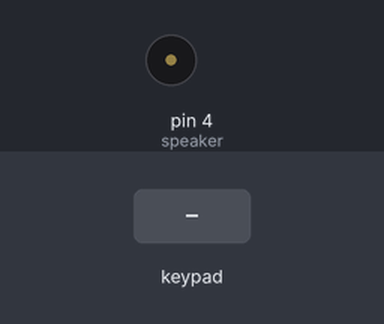
A sketch run on a simulated Arduino Uno, built with avr-gcc and run on an emulated ATmega328P. Shown: buzzer (waves = sounding). Inputs (shaded band) come from the test bench.

Above: at 1.2 s.
1.3 s: keypad keys 1 3 1 2 1 1 1 0 pressed 0.4 s apart
At 1.45 s:
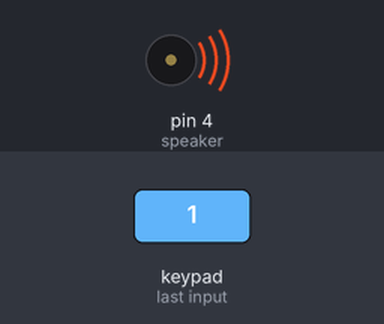
Timing chart, 0 to 5.9 s (numbered marks = the images above; inputs shaded):
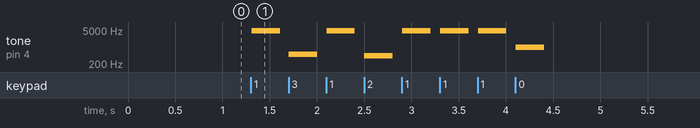

The sketch:

TECLADO_MUSICAL.ino
```cpp
#include "pitches.h"

#include <Keypad.h>

#define speaker 4
#define time 300

const byte FILAS = 4; //cuatro filas
const byte COLUMNAS = 4; //cuatro columnas
//simbolos del teclado matricial
char TECLAS[FILAS][COLUMNAS] = {
  {'1','2','3','A'},
  {'4','5','6','B'},
  {'7','8','9','C'},
  {'*','0','#','D'}
};
byte PINES_FILAS[FILAS] = {13,12,11,10}; //coneccion de los pines de las filas
byte PINES_COLUMNAS[COLUMNAS] = {9,8,7,6}; //coneccion de los pines de las columnas

//se inicia una clase de teclado matricial
Keypad TECLADO1= Keypad(makeKeymap(TECLAS), PINES_FILAS, PINES_COLUMNAS, FILAS, COLUMNAS);


void setup()
{
  pinMode(9,INPUT_PULLUP);
  pinMode(8,INPUT_PULLUP);
  pinMode(7,INPUT_PULLUP);
  pinMode(6,INPUT_PULLUP);
}

void loop()

{
  char  PULSACION= TECLADO1.getKey();

  switch (PULSACION)
  {
    case '1':
        tone(speaker,NOTE_D8);
        delay(time);
        noTone(speaker);
      break;
    case '2':
        tone(speaker,NOTE_A4);
        delay(time);
        noTone(speaker);
      break;
    case '3':
        tone(speaker,NOTE_B4);
        delay(time);
        noTone(speaker);
      break;
    case '4':
        tone(speaker,NOTE_C4);
        delay(time);
        noTone(speaker);
      break;

    case '5':
        tone(speaker,NOTE_D4);
        delay(time);
        noTone(speaker);
      break;

    case '6':
        tone(speaker,NOTE_E4);
        delay(time);
        noTone(speaker);
      break;

    case '7':
        tone(speaker,NOTE_F4);
        delay(time);
        noTone(speaker);
      break;

    case '8':
        tone(speaker,NOTE_G4);
        delay(time);
        noTone(speaker);
      break;

    case '9':
        tone(speaker,NOTE_A5);
        delay(time);
        noTone(speaker);
      break;

    case '0':
        tone(speaker,NOTE_B5);
        delay(time);
        noTone(speaker);
      break;

    case 'A':
        tone(speaker,NOTE_C5);
        delay(time);
        noTone(speaker);
      break;

     case 'B':
        tone(speaker,NOTE_D5);
        delay(time);
        noTone(speaker);
      break;

      case 'C':
        tone(speaker,NOTE_E5);
        delay(time);
        noTone(speaker);
      break;

      case 'D':
        tone(speaker,NOTE_F5);
        delay(time);
        noTone(speaker);
      break;

      case '*':
        tone(speaker,NOTE_A3);
        delay(time);
        noTone(speaker);
      break;

       case '#':
        tone(speaker,NOTE_A4);
        delay(time);
        noTone(speaker);
      break;
  }

}
```

pitches.h
```cpp
/*************************************************
 * Public Constants
 *************************************************/

#define NOTE_B0  31
#define NOTE_C1  33
#define NOTE_CS1 35
#define NOTE_D1  37
#define NOTE_DS1 39
#define NOTE_E1  41
#define NOTE_F1  44
#define NOTE_FS1 46
#define NOTE_G1  49
#define NOTE_GS1 52
#define NOTE_A1  55
#define NOTE_AS1 58
#define NOTE_B1  62
#define NOTE_C2  65
#define NOTE_CS2 69
#define NOTE_D2  73
#define NOTE_DS2 78
#define NOTE_E2  82
#define NOTE_F2  87
#define NOTE_FS2 93
#define NOTE_G2  98
#define NOTE_GS2 104
#define NOTE_A2  110
#define NOTE_AS2 117
#define NOTE_B2  123
#define NOTE_C3  131
#define NOTE_CS3 139
#define NOTE_D3  147
#define NOTE_DS3 156
#define NOTE_E3  165
#define NOTE_F3  175
#define NOTE_FS3 185
#define NOTE_G3  196
#define NOTE_GS3 208
#define NOTE_A3  220
#define NOTE_AS3 233
#define NOTE_B3  247
#define NOTE_C4  262
#define NOTE_CS4 277
#define NOTE_D4  294
#define NOTE_DS4 311
#define NOTE_E4  330
#define NOTE_F4  349
#define NOTE_FS4 370
#define NOTE_G4  392
#define NOTE_GS4 415
#define NOTE_A4  440
#define NOTE_AS4 466
#define NOTE_B4  494
#define NOTE_C5  523
#define NOTE_CS5 554
#define NOTE_D5  587
#define NOTE_DS5 622
#define NOTE_E5  659
#define NOTE_F5  698
#define NOTE_FS5 740
#define NOTE_G5  784
#define NOTE_GS5 831
#define NOTE_A5  880
#define NOTE_AS5 932
#define NOTE_B5  988
#define NOTE_C6  1047
#define NOTE_CS6 1109
#define NOTE_D6  1175
#define NOTE_DS6 1245
#define NOTE_E6  1319
#define NOTE_F6  1397
#define NOTE_FS6 1480
#define NOTE_G6  1568
#define NOTE_GS6 1661
#define NOTE_A6  1760
#define NOTE_AS6 1865
#define NOTE_B6  1976
#define NOTE_C7  2093
#define NOTE_CS7 2217
#define NOTE_D7  2349
#define NOTE_DS7 2489
#define NOTE_E7  2637
#define NOTE_F7  2794
#define NOTE_FS7 2960
#define NOTE_G7  3136
#define NOTE_GS7 3322
#define NOTE_A7  3520
#define NOTE_AS7 3729
#define NOTE_B7  3951
#define NOTE_C8  4186
#define NOTE_CS8 4435
#define NOTE_D8  4699
#define NOTE_DS8 4978
```

Measured:
- after the input at 1.3 s, tone on pin 4 (speaker): plays 4699 Hz for 0.30 s, 494 Hz for 0.30 s, 4699 Hz for 0.30 s, 440 Hz for 0.30 s, 4699 Hz for 0.30 s, 4699 Hz for 0.30 s … (8 notes in this stretch), starting at once
